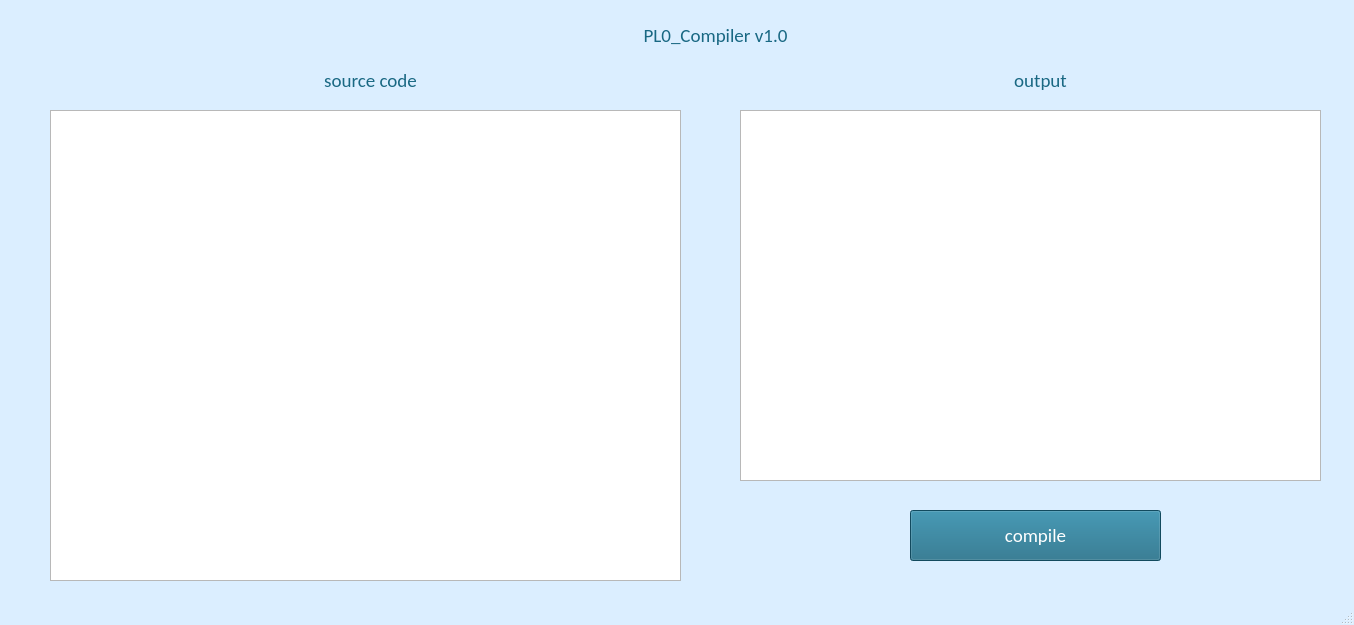
<?xml version="1.0" encoding="UTF-8"?>
<ui version="4.0">
 <class>MainWindow</class>
 <widget class="QMainWindow" name="MainWindow">
  <property name="geometry">
   <rect>
    <x>0</x>
    <y>0</y>
    <width>1354</width>
    <height>625</height>
   </rect>
  </property>
  <property name="windowTitle">
   <string>PL0 Compiler v1.0</string>
  </property>
  <property name="layoutDirection">
   <enum>Qt::LeftToRight</enum>
  </property>
  <property name="styleSheet">
   <string notr="true">QMainWindow{
	background-color: rgb(219, 238, 255)
}</string>
  </property>
  <widget class="QWidget" name="centralwidget">
   <property name="styleSheet">
    <string notr="true"/>
   </property>
   <widget class="QPlainTextEdit" name="sourceCodeEdit">
    <property name="geometry">
     <rect>
      <x>50</x>
      <y>110</y>
      <width>631</width>
      <height>471</height>
     </rect>
    </property>
    <property name="font">
     <font>
      <family>Consolas</family>
      <pointsize>12</pointsize>
     </font>
    </property>
   </widget>
   <widget class="QLabel" name="label">
    <property name="geometry">
     <rect>
      <x>590</x>
      <y>10</y>
      <width>251</width>
      <height>51</height>
     </rect>
    </property>
    <property name="font">
     <font>
      <family>Calibri</family>
      <pointsize>14</pointsize>
     </font>
    </property>
    <property name="styleSheet">
     <string notr="true">QLabel{
	color: #196883
}</string>
    </property>
    <property name="text">
     <string>PL0_Compiler v1.0</string>
    </property>
    <property name="alignment">
     <set>Qt::AlignCenter</set>
    </property>
   </widget>
   <widget class="QPlainTextEdit" name="output">
    <property name="geometry">
     <rect>
      <x>740</x>
      <y>110</y>
      <width>581</width>
      <height>371</height>
     </rect>
    </property>
    <property name="font">
     <font>
      <family>Cascadia Code</family>
      <pointsize>12</pointsize>
     </font>
    </property>
   </widget>
   <widget class="QLabel" name="sourceCodeLabel">
    <property name="geometry">
     <rect>
      <x>270</x>
      <y>60</y>
      <width>201</width>
      <height>41</height>
     </rect>
    </property>
    <property name="font">
     <font>
      <family>Calibri</family>
      <pointsize>14</pointsize>
     </font>
    </property>
    <property name="styleSheet">
     <string notr="true">QLabel{
	color: #196883
}</string>
    </property>
    <property name="text">
     <string>source code</string>
    </property>
    <property name="alignment">
     <set>Qt::AlignCenter</set>
    </property>
   </widget>
   <widget class="QLabel" name="outputLabel">
    <property name="geometry">
     <rect>
      <x>950</x>
      <y>60</y>
      <width>181</width>
      <height>41</height>
     </rect>
    </property>
    <property name="font">
     <font>
      <family>Calibri</family>
      <pointsize>14</pointsize>
     </font>
    </property>
    <property name="styleSheet">
     <string notr="true">QLabel{
	color: #196883
}</string>
    </property>
    <property name="text">
     <string>output</string>
    </property>
    <property name="alignment">
     <set>Qt::AlignCenter</set>
    </property>
   </widget>
   <widget class="QPushButton" name="compileButton">
    <property name="geometry">
     <rect>
      <x>910</x>
      <y>510</y>
      <width>251</width>
      <height>51</height>
     </rect>
    </property>
    <property name="font">
     <font>
      <family>Calibri</family>
      <pointsize>14</pointsize>
     </font>
    </property>
    <property name="styleSheet">
     <string notr="true">QPushButton{
	color: white;
	background-color: #196883;
}</string>
    </property>
    <property name="text">
     <string>compile</string>
    </property>
   </widget>
  </widget>
  <widget class="QMenuBar" name="menubar">
   <property name="geometry">
    <rect>
     <x>0</x>
     <y>0</y>
     <width>1354</width>
     <height>22</height>
    </rect>
   </property>
  </widget>
  <widget class="QStatusBar" name="statusbar"/>
 </widget>
 <resources/>
 <connections/>
</ui>
